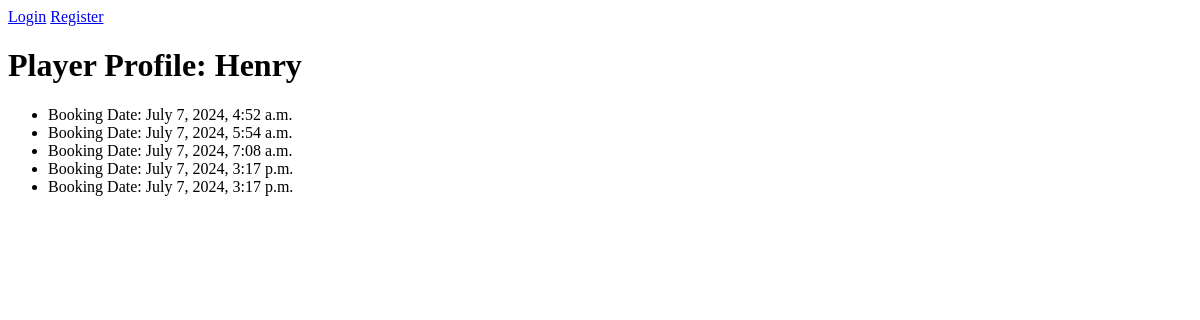
The page /player_profile/1/ on the database as committed earlier.
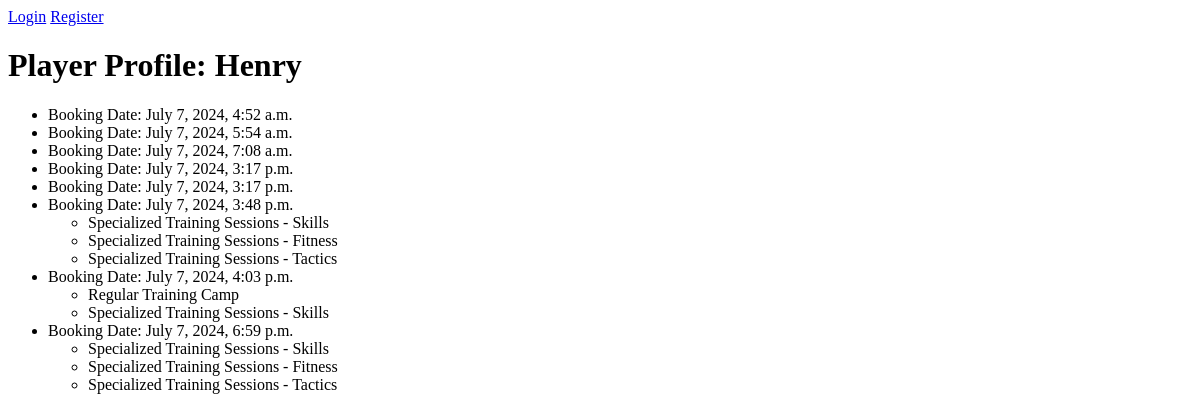
The same page on the database as committed later.
### football_camp/models.py (models this page shows, shortened)
class Booking(models.Model):
    user = models.ForeignKey(User, on_delete=models.CASCADE, verbose_name="User")
    player = models.ForeignKey(Player, on_delete=models.CASCADE, verbose_name="Player")
    services = models.ManyToManyField(Service, verbose_name="Services")
    booking_date = models.DateTimeField(auto_now_add=True, verbose_name="Booking Date")
    class Meta:
        verbose_name = "Booking"
        verbose_name_plural = "Bookings"

class Service(models.Model):
    TRAININGS = (("skills", "Skills"), ("fitness", "Fitness"), ("tactics", "Tactics"), ("all", "All"))
    title = models.CharField(max_length=100, null=False, blank=False, verbose_name="Service Title")
    focus = models.CharField(max_length=200, verbose_name="Service Focus")
    duration = models.CharField(max_length=100, verbose_name="Service Duration")
    features = models.TextField(verbose_name="Service Features")
    training = models.CharField(max_length=10, choices=TRAININGS, null=True, blank=True, verbose_name="Training Type")
    class Meta:
            verbose_name = "Service"
            verbose_name_plural = "Services"

### football_camp/views.py (the view)
# urls.py: path('player_profile/<int:player_id>/', views.player_profile, name='player_profile'),
def player_profile(request, player_id):
    player = get_object_or_404(Player, id=player_id)
    bookings = Booking.objects.filter(player=player)
    return render(request, 'football_camp/player_profile.html', {'player': player, 'bookings': bookings})

### football_camp/templates/football_camp/player_profile.html
{% extends 'football_camp/base.html' %}
{% block content %}
<h1>Player Profile: {{ player.name }}</h1>
<ul>
    {% for booking in bookings %}
        <li>Booking Date: {{ booking.booking_date }}
            <ul>
                {% for service in booking.services.all %}
                    <li>{{ service.title }}</li>
                {% endfor %}
            </ul>
        </li>
    {% endfor %}
</ul>
{% endblock %}

Rows that differ between the two databases and show on the page:
added Booking: booking_date "July 7, 2024, 3:48 p.m."
now on this page (row unchanged): Service: title "Specialized Training Sessions - Skills"
now on this page (row unchanged): Service: title "Specialized Training Sessions - Fitness"
now on this page (row unchanged): Service: title "Specialized Training Sessions - Tactics"
added Booking: booking_date "July 7, 2024, 4:03 p.m."
now on this page (row unchanged): Service: title "Regular Training Camp", shown under "July 7, 2024, 4:03 p.m."
added Booking: booking_date "July 7, 2024, 6:59 p.m."
